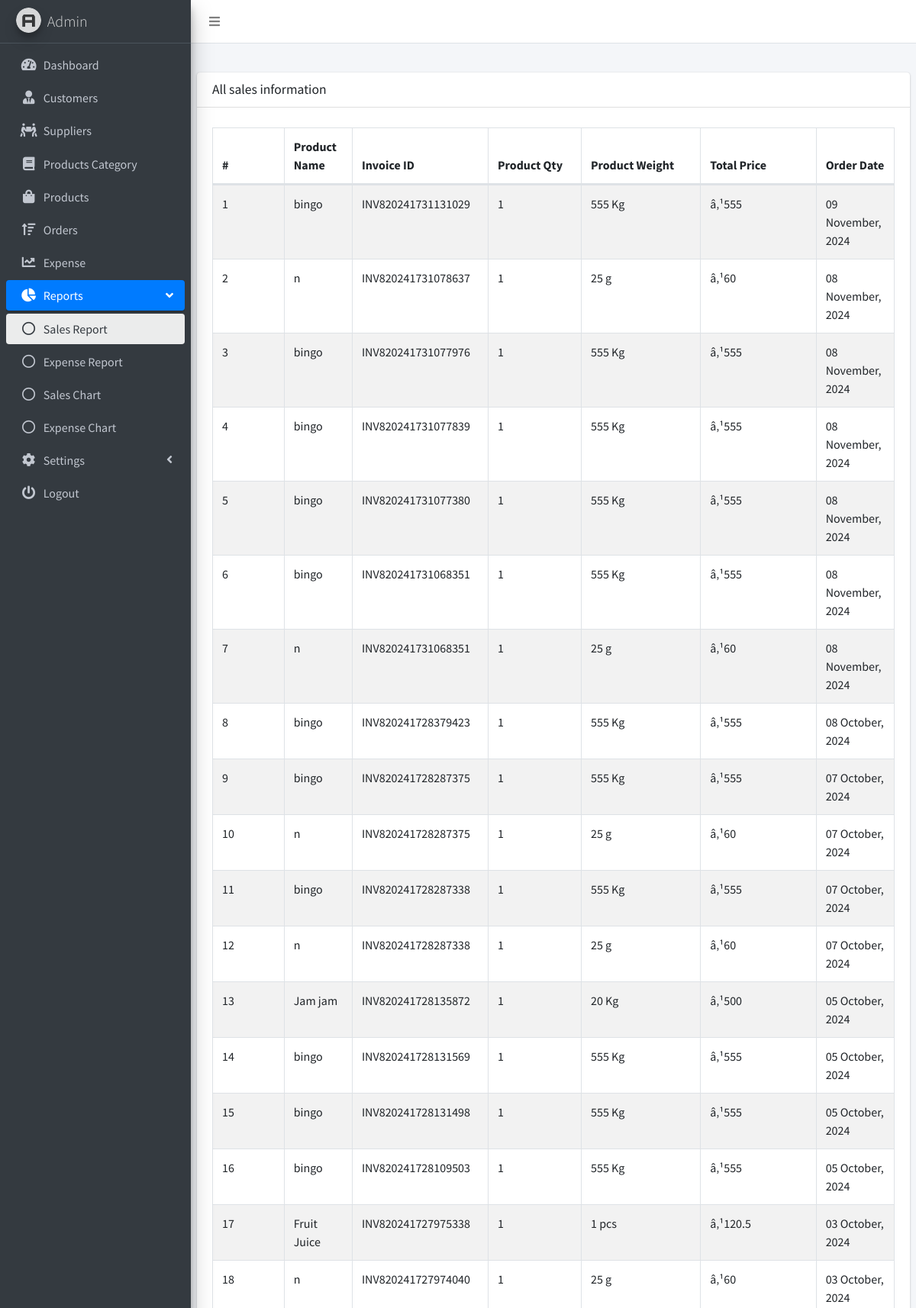
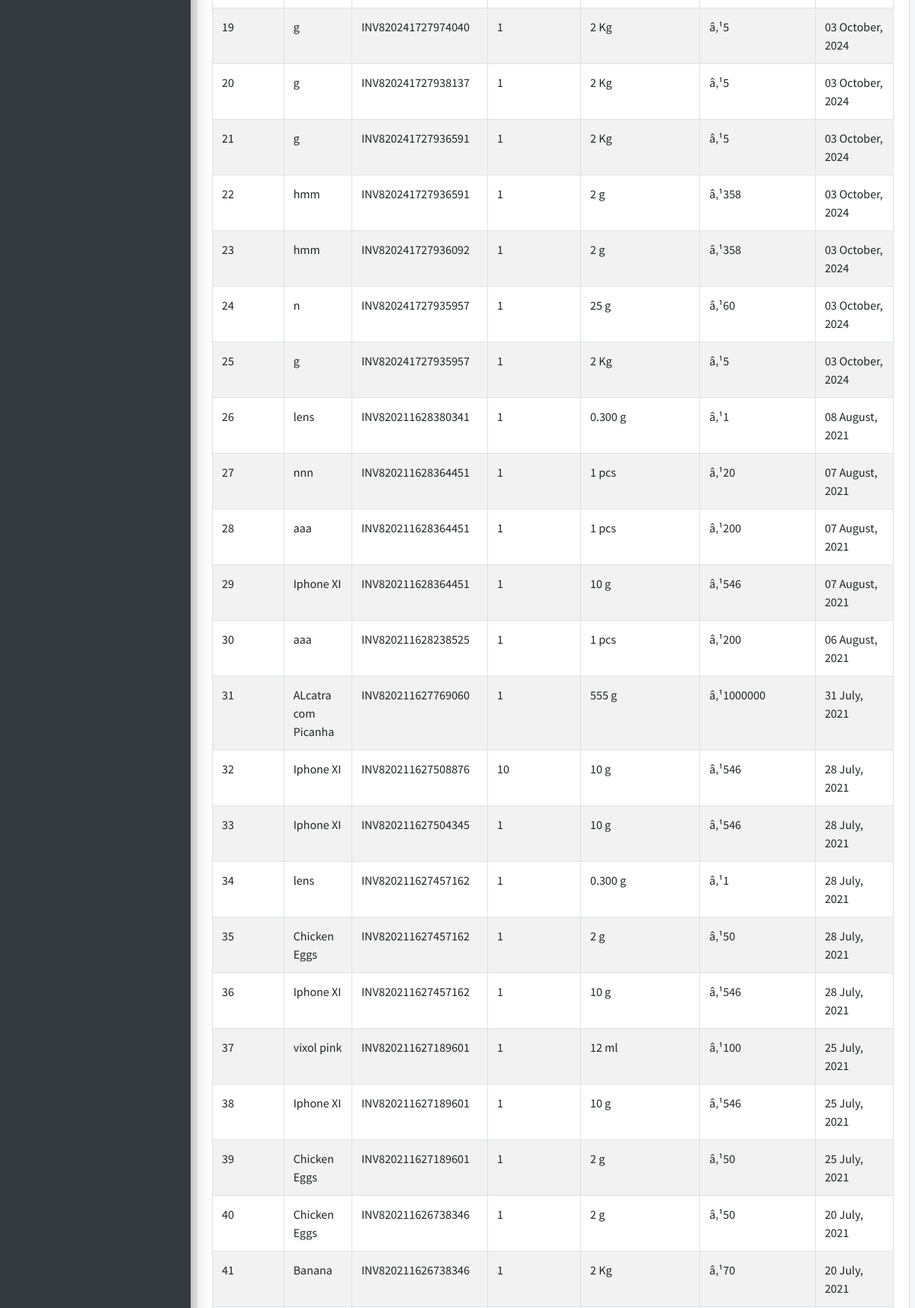
The page /sales_report.php (signed in, upper part) on the database its author committed (2 pictures, top to bottom).
### tables this page shows
CREATE TABLE `order_details` (
  `order_details_id` int(255) NOT NULL,
  `invoice_id` varchar(255) NOT NULL,
  `product_name` text NOT NULL,
  `product_quantity` varchar(255) NOT NULL,
  `product_weight` varchar(255) NOT NULL,
  `product_price` varchar(255) NOT NULL,
  `product_order_date` varchar(255) NOT NULL,
  `product_id` varchar(255) NOT NULL,
  `product_image` varchar(255) NOT NULL,
  `timestamp` timestamp NOT NULL DEFAULT current_timestamp() ON UPDATE current_timestamp()
);

CREATE TABLE `shop` (
  `shop_id` int(11) NOT NULL,
  `shop_name` varchar(255) NOT NULL,
  `shop_contact` varchar(255) NOT NULL,
  `shop_email` varchar(255) NOT NULL,
  `shop_address` varchar(255) NOT NULL,
  `tax` varchar(11) NOT NULL,
  `currency_symbol` varchar(20) NOT NULL,
  `shop_status` varchar(255) NOT NULL
);

### my_function.php (called while the page is built, shortened)
<?php
function getCurrency()
{
    global $con;
    $result = mysqli_query($con, "SELECT currency_symbol FROM shop WHERE shop_id=1 ");
    $row = mysqli_fetch_assoc($result);
    $currency = $row['currency_symbol'];
    return $currency;
}
?>

### sales_report.php (the view, shortened to what this page needs)
<!DOCTYPE html>
<html lang="en">
<head>
    <link rel="stylesheet" href="dist/css/preloader.css">
    <link rel="stylesheet" href="plugins/fontawesome-free/css/all.min.css">
    <link rel="stylesheet" href="https://code.ionicframework.com/ionicons/2.0.1/css/ionicons.min.css">
    <link rel="stylesheet" href="plugins/datatables-bs4/css/dataTables.bootstrap4.min.css">
    <link rel="stylesheet" href="plugins/datatables-responsive/css/responsive.bootstrap4.min.css">
    <link rel="stylesheet" href="dist/css/adminlte.min.css">
    <link rel="stylesheet" href="dist/css/buttons.dataTables.min.css">
</head>
<body class="hold-transition sidebar-mini">
<div class="wrapper">
    <nav class="main-header navbar navbar-expand navbar-white navbar-light">
        <ul class="navbar-nav">
            <li class="nav-item">
                <a class="nav-link" data-widget="pushmenu" href="#" role="button"><i class="fas fa-bars"></i></a>
            </li>
        </ul>
    </nav>
    <aside class="main-sidebar sidebar-dark-primary elevation-4">
        <a href="#" class="brand-link">
            <img src="dist/img/AdminLTELogo.png"
                 alt="AdminLTE Logo"
                 class="brand-image img-circle elevation-3"
                 style="opacity: .8">
            <span class="brand-text font-weight-light">Admin</span>
        </a>
        <div class="sidebar">
            <nav class="mt-2">
                <ul class="nav nav-pills nav-sidebar flex-column" data-widget="treeview" role="menu"
                    data-accordion="false">
                    <li class="nav-item">
                        <a href="dashboard.php" class="nav-link">
                            <i class="nav-icon fas fa-tachometer-alt"></i>
                            <p>
                                Dashboard
                            </p>
                        </a>
                    </li>
                    <li class="nav-item">
                        <a href="customers.php" class="nav-link">
                            <i class="nav-icon fas fa-user-tie"></i>
                            <p>
                                Customers
                            </p>
                        </a>
                    </li>
                    <li class="nav-item">
                        <a href="suppliers.php" class="nav-link">
                            <i class="nav-icon fas fa-people-carry"></i>
                            <p>
                                Suppliers
                            </p>
                        </a>
                    </li>
                    <li class="nav-item">
                        <a href="category.php" class="nav-link">
                            <i class="nav-icon fas fa-book"></i>
                            <p>
                                Products Category
                            </p>
                        </a>
                    </li>
                    <li class="nav-item">
                        <a href="products.php" class="nav-link">
                            <i class="nav-icon fas fa-shopping-bag"></i>
                            <p>
                                Products
                            </p>
                        </a>
                    </li>
                    <li class="nav-item">
                        <a href="orders.php" class="nav-link">
                            <i class="nav-icon fas fa-sort-amount-up"></i>
                            <p>
                                Orders
                            </p>
                        </a>
                    </li>
                    <li class="nav-item">
                        <a href="expense.php" class="nav-link">
                            <i class="nav-icon fas fa-chart-line"></i>
                            <p>
                                Expense
                            </p>
                        </a>
                    </li>
                    <li class="nav-item has-treeview menu-open">
                        <a href="#" class="nav-link active">
                            <i class="nav-icon fas fa-chart-pie"></i>
                            <p>
                                Reports
                                <i class="right fas fa-angle-left"></i>
                            </p>
                        </a>
                        <ul class="nav nav-treeview">
                            <li class="nav-item">
                                <a href="sales_report.php" class="nav-link active">
                                    <i class="far fa-circle nav-icon"></i>
                                    <p>Sales Report</p>
                                </a>
                            </li>
                            <li class="nav-item">
                                <a href="expense_report.php" class="nav-link">
                                    <i class="far fa-circle nav-icon"></i>
                                    <p>Expense Report</p>
                                </a>
                            </li>
                            <li class="nav-item">
                                <a href="sales_chart.php" class="nav-link">
                                    <i class="far fa-circle nav-icon"></i>
                                    <p>Sales Chart </p>
                                </a>
                            </li>
                            <li class="nav-item">
                                <a href="expense_chart.php" class="nav-link">
                                    <i class="far fa-circle nav-icon"></i>
                                    <p>Expense Chart</p>
                                </a>
                            </li>
                        </ul>
                    </li>
                    <li class="nav-item">
                        <a href="products.php" class="nav-link">
                            <i class="nav-icon fas fa-cog"></i>
                            <p>
                                Settings
                                <i class="right fas fa-angle-left"></i>
                            </p>
                        </a>
                    </li>
                    <li class="nav-item">
                        <a href="logout.php" class="nav-link">
                            <i class="nav-icon fas fa-power-off"></i>
                            <p>
                                Logout
                            </p>
                        </a>
                    </li>
                </ul>
            </nav>
        </div>
    </aside>
    <div class="content-wrapper">
        <section class="content-header">
        </section>
        <section class="content">
            <div class="row">
                <div class="col-12">
                    <div class="card">
                        <div class="card-header">
                            <h3 class="card-title">All sales information</h3>
                        </div>
                        <div class="card-body">
                            <table id="example1" class="table table-bordered table-striped">
                                <thead>
                                <tr>
                                    <th>#</th>
                                    <th>Product Name</th>
                                    <th>Invoice ID</th>
                                    <th>Product Qty</th>
                                    <th>Product Weight</th>
                                    <th>Total Price</th>
                                    <th>Order Date</th>
                                </tr>
                                </thead>
                                <tbody>
                                <?php
                                include('db_connect.php');
                                include('my_function.php');
                                $currency = getCurrency();
                                $sql = "SELECT * FROM order_details ORDER BY order_details_id DESC";
                                $result = mysqli_query($con, $sql);
                                $i = 1;
                                while ($row = mysqli_fetch_array($result)) {
                                    echo "<tr>";
                                    echo "<td>" . $i . "</td>";
                                    echo "<td>" . $row['product_name'] . "</td>";
                                    echo "<td>" . $row['invoice_id'] . "</td>";
                                    echo "<td>" . $row['product_quantity'] . "</td>";
                                    echo "<td>" . $row['product_weight'] . "</td>";
                                    echo "<td>" . $currency . $row['product_price'] . "</td>";
                                    echo "<td>" . date('d F, Y', strtotime($row['product_order_date'])) . "</td>";
                                    $i++;
                                    echo "</tr> ";
                                }
                                echo " </tbody>";
                                echo " </table>";
                                ?>
                        </div>
                    </div>
                </div>
            </div>
        </section>
    </div>
</div>
</body>
</html>

### rows shown on the page
order_details: product_name "bingo", invoice "INV820241731131029", product_quantity "1", product_weight "555 Kg", product_price "555", product_order_date "09 November, 2024"
shop: currency_symbol "â‚¹"
order_details: product_name "n", invoice "INV820241731078637", product_quantity "1", product_weight "25 g", product_price "60", product_order_date "08 November, 2024"
order_details: product_name "bingo", invoice "INV820241731077976", product_quantity "1", product_weight "555 Kg", product_price "555", product_order_date "08 November, 2024"
order_details: product_name "bingo", invoice "INV820241731077839", product_quantity "1", product_weight "555 Kg", product_price "555", product_order_date "08 November, 2024"
order_details: product_name "bingo", invoice "INV820241731077380", product_quantity "1", product_weight "555 Kg", product_price "555", product_order_date "08 November, 2024"
order_details: product_name "bingo", invoice "INV820241731068351", product_quantity "1", product_weight "555 Kg", product_price "555", product_order_date "08 November, 2024"
order_details: product_name "n", invoice "INV820241731068351", product_quantity "1", product_weight "25 g", product_price "60", product_order_date "08 November, 2024"
order_details: product_name "bingo", invoice "INV820241728379423", product_quantity "1", product_weight "555 Kg", product_price "555", product_order_date "08 October, 2024"
order_details: product_name "bingo", invoice "INV820241728287375", product_quantity "1", product_weight "555 Kg", product_price "555", product_order_date "07 October, 2024"
order_details: product_name "n", invoice "INV820241728287375", product_quantity "1", product_weight "25 g", product_price "60", product_order_date "07 October, 2024"
order_details: product_name "bingo", invoice "INV820241728287338", product_quantity "1", product_weight "555 Kg", product_price "555", product_order_date "07 October, 2024"
order_details: product_name "n", invoice "INV820241728287338", product_quantity "1", product_weight "25 g", product_price "60", product_order_date "07 October, 2024"
order_details: product_name "Jam jam", invoice "INV820241728135872", product_quantity "1", product_weight "20 Kg", product_price "500", product_order_date "05 October, 2024"
order_details: product_name "bingo", invoice "INV820241728131569", product_quantity "1", product_weight "555 Kg", product_price "555", product_order_date "05 October, 2024"
order_details: product_name "bingo", invoice "INV820241728131498", product_quantity "1", product_weight "555 Kg", product_price "555", product_order_date "05 October, 2024"
order_details: product_name "bingo", invoice "INV820241728109503", product_quantity "1", product_weight "555 Kg", product_price "555", product_order_date "05 October, 2024"
order_details: product_name "Fruit Juice", invoice "INV820241727975338", product_quantity "1", product_weight "1 pcs", product_price "120.5", product_order_date "03 October, 2024"
order_details: product_name "n", invoice "INV820241727974040", product_quantity "1", product_weight "25 g", product_price "60", product_order_date "03 October, 2024"
order_details: product_name "g", invoice "INV820241727974040", product_quantity "1", product_weight "2 Kg", product_price "5", product_order_date "03 October, 2024"
order_details: product_name "g", invoice "INV820241727938137", product_quantity "1", product_weight "2 Kg", product_price "5", product_order_date "03 October, 2024"
order_details: product_name "g", invoice "INV820241727936591", product_quantity "1", product_weight "2 Kg", product_price "5", product_order_date "03 October, 2024"
order_details: product_name "hmm", invoice "INV820241727936591", product_quantity "1", product_weight "2 g", product_price "358", product_order_date "03 October, 2024"
order_details: product_name "hmm", invoice "INV820241727936092", product_quantity "1", product_weight "2 g", product_price "358", product_order_date "03 October, 2024"
order_details: product_name "n", invoice "INV820241727935957", product_quantity "1", product_weight "25 g", product_price "60", product_order_date "03 October, 2024"
order_details: product_name "g", invoice "INV820241727935957", product_quantity "1", product_weight "2 Kg", product_price "5", product_order_date "03 October, 2024"
order_details: product_name "lens", invoice "INV820211628380341", product_quantity "1", product_weight "0.300 g", product_price "1", product_order_date "08 August, 2021"
order_details: product_name "nnn", invoice "INV820211628364451", product_quantity "1", product_weight "1 pcs", product_price "20", product_order_date "07 August, 2021"
order_details: product_name "aaa", invoice "INV820211628364451", product_quantity "1", product_weight "1 pcs", product_price "200", product_order_date "07 August, 2021"
order_details: product_name "Iphone XI", invoice "INV820211628364451", product_quantity "1", product_weight "10 g", product_price "546", product_order_date "07 August, 2021"
order_details: product_name "aaa", invoice "INV820211628238525", product_quantity "1", product_weight "1 pcs", product_price "200", product_order_date "06 August, 2021"
order_details: product_name "ALcatra com Picanha", invoice "INV820211627769060", product_quantity "1", product_weight "555 g", product_price "1000000", product_order_date "31 July, 2021"
order_details: product_name "Iphone XI", invoice "INV820211627508876", product_quantity "10", product_weight "10 g", product_price "546", product_order_date "28 July, 2021"
order_details: product_name "Iphone XI", invoice "INV820211627504345", product_quantity "1", product_weight "10 g", product_price "546", product_order_date "28 July, 2021"
order_details: product_name "lens", invoice "INV820211627457162", product_quantity "1", product_weight "0.300 g", product_price "1", product_order_date "28 July, 2021"
order_details: product_name "Chicken Eggs", invoice "INV820211627457162", product_quantity "1", product_weight "2 g", product_price "50", product_order_date "28 July, 2021"
order_details: product_name "Iphone XI", invoice "INV820211627457162", product_quantity "1", product_weight "10 g", product_price "546", product_order_date "28 July, 2021"
order_details: product_name "vixol pink", invoice "INV820211627189601", product_quantity "1", product_weight "12 ml", product_price "100", product_order_date "25 July, 2021"
order_details: product_name "Iphone XI", invoice "INV820211627189601", product_quantity "1", product_weight "10 g", product_price "546", product_order_date "25 July, 2021"
order_details: product_name "Chicken Eggs", invoice "INV820211627189601", product_quantity "1", product_weight "2 g", product_price "50", product_order_date "25 July, 2021"
order_details: product_name "Chicken Eggs", invoice "INV820211626738346", product_quantity "1", product_weight "2 g", product_price "50", product_order_date "20 July, 2021"
order_details: product_name "Banana", invoice "INV820211626738346", product_quantity "1", product_weight "2 Kg", product_price "70", product_order_date "20 July, 2021"
